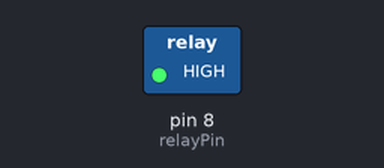
Bench run of a sketch on a simulated Arduino Uno, built with avr-gcc and run on an emulated ATmega328P. Parts: switched loads named in the sketch (green lamp = pin HIGH). Random numbers use the default seed unless the sketch sets one.

Above: at 0.22 s.
At 7.4 s:
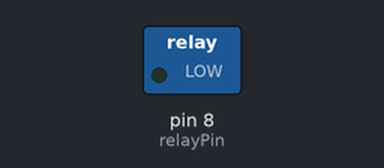
Timing chart, 0 to 8.9 s (numbered marks = the images above):
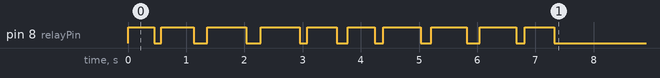

Measured:
- by itself, pin 8 (relayPin): LOW → HIGH at 0.00 s, → LOW 0.45 s later, → HIGH 0.12 s later, → LOW 0.56 s later, … (20 changes in this stretch)

The sketch:

Wake_Maintenance.ino
```cpp
//Relay program for single relay
long waitInterval;
long delayInterval;
long onOffInterval;
long randNumber;
int relayPin = 8;// use 13 in setup so you can see the output on LED.

void setup() {

  pinMode(relayPin, OUTPUT);

}

void loop() {
  //random number of strikes
  randNumber = random(2,10);
  for (int i=0; i<=randNumber; i++) {
     //actuator strike
     digitalWrite(relayPin, HIGH);
     //random interstrike intervals
     onOffInterval = random(400,700);
     delay(onOffInterval);
     //actuator retract
     digitalWrite(relayPin, LOW);
     delayInterval=random(100,250);
     delay(delayInterval);
  }

  //random gap between strike bouts
  waitInterval=random(30000,45000);
  delay(waitInterval);
}
```
